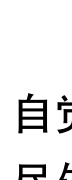
%> input picture 3/014.bmp, 72 x 180 px; its folder holds only this picture in this run
$ octave main3.m   (GNU Octave 9; MATLAB toolbox functions it lacks are replaced by stand-ins)
%> lines starting %> are read from the running program, lines starting %| are printed output that depends on the picture; in (x1, y1, x2, y2) boxes, pixels count from 0 and x2, y2 are one past the last pixel; in counts of white or black regions, pixels touching at a corner belong together; the program's own positions count from 1
clc;clear;
path = '3';
file = dir([path '/*.bmp']);
threshold = 15;
img = [];
for i = 1 : length(file)
    img(:,:,i) = imread([path '/' file(i).name]);
%> img: size 180x72 double; min 0, max 255, mean 233.8; mean of the top-left, top-right, bottom-left and bottom-right quarters 255, 255, 218, 207.1
    imG{i}=sum(255-img(:,:,i)')'>0;
end

for j = 1 : length(file)
    for i = 1 : length(file)
        if j==i
            S(j,i) = Inf;
            SS(j,i) = 0;
            continue
        end
        S(j,i) = sum((img(:,end,j)-img(:,1,i)).^2);
        SS(j,i) = sum(abs(imG{i}-imG{j}));
    end
end
START =[];
for i = 1 : length(file)
    left(find(S(:,i)==min(S(:,i)))) = i;
    if img(:,1,i)==255
        START(end+1) = i;
    end
end
Img = 1:i;
j = 1;

for i=1:length(file)
    pp = unique(SS(find(SS(:,i)<threshold),i));
    class=[];
    for j=1:length(pp)
         class = [class;find(SS(:,i)==pp(j))];
    end
    Class{i}=class;
end
%> this loop made 1 pass
%> pp on pass 1: 0
%> after the loop, Class = {1}
class=[];
for i = 1:length(START)
    STARt=START(i);
    Img(find(Img==STARt)) = [];
    IMG{i} = img(:,:,STARt);
    class{i} = STARt;
    while 1
        IMG{i} = [IMG{i} img(:,:,find(S(STARt,:)==min(S(STARt,:)))) ];
        class{i} = [class{i} find(S(STARt,:)==min(S(STARt,:)))];
        STARt = find(S(STARt,:)==min(S(STARt,:)));
        Img(find(Img==STARt)) = [];
        if ~sum(find(S(STARt,:)==min(S(STARt,:)))~=START)
            break
        end
        NEXT = find(S(STARt,:)==min(S(STARt,:)));
        if isempty(find(Class{STARt}==NEXT))
            break;
        end
    end
        figure;imshow(IMG{i});
end
%> this loop made 1 pass
%> pass 1, `imshow(IMG{i})`:
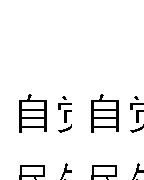
%> displayed picture: size 180x144, on the screen's scale of 0 to 255; 94.3% white; black in thin lines or dots, all inside (x1, y1, x2, y2) = (19, 94, 144, 180)
%> after the loop, IMG = 1 item; class = {[1 1]}
FileNum = 1:length(file);
FileNum(START) =[];

for i = 1:length(FileNum)
 %    InnerImg = img(FileNum(i))
 %imshow(IMG)
 find(S(:,i)==min(S(Class{FileNum(i)},i)))
  Class{FileNum(i)};
    if img(:,end,i)==255
        START = i;
    end

end
%> after the loop, START = 1
